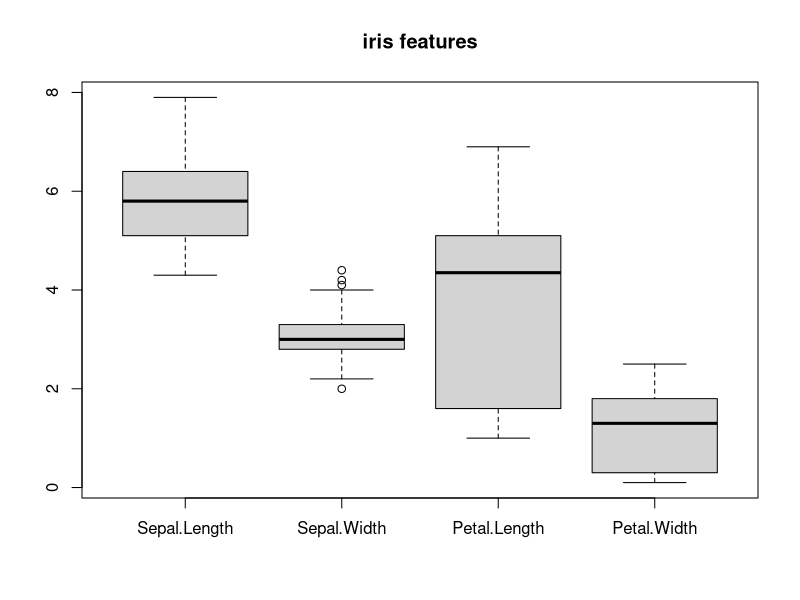
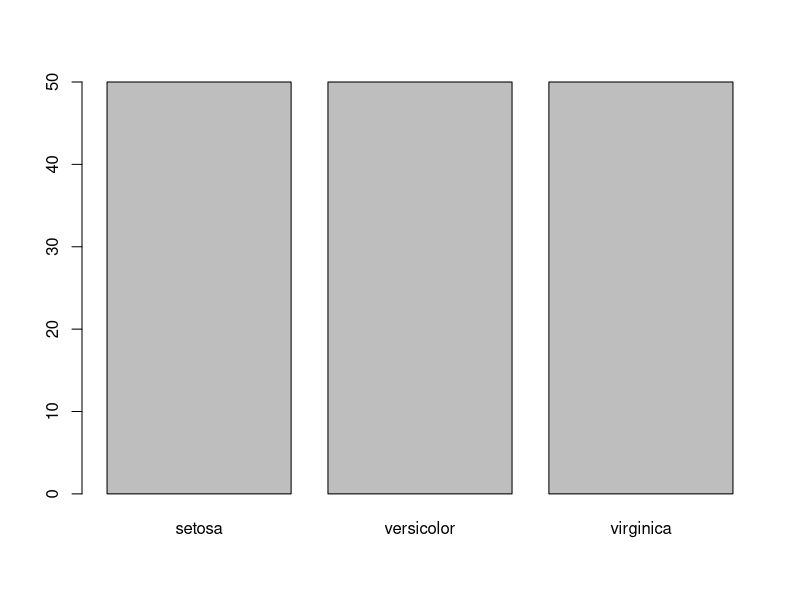
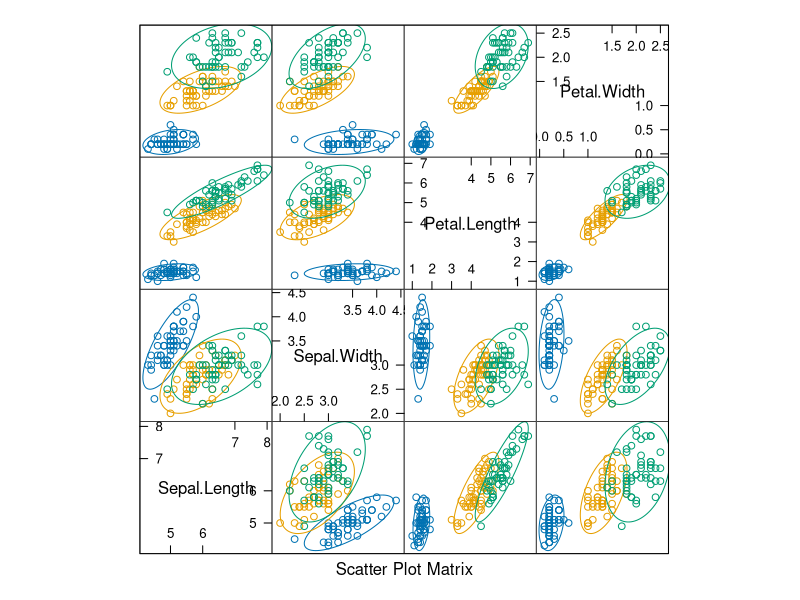
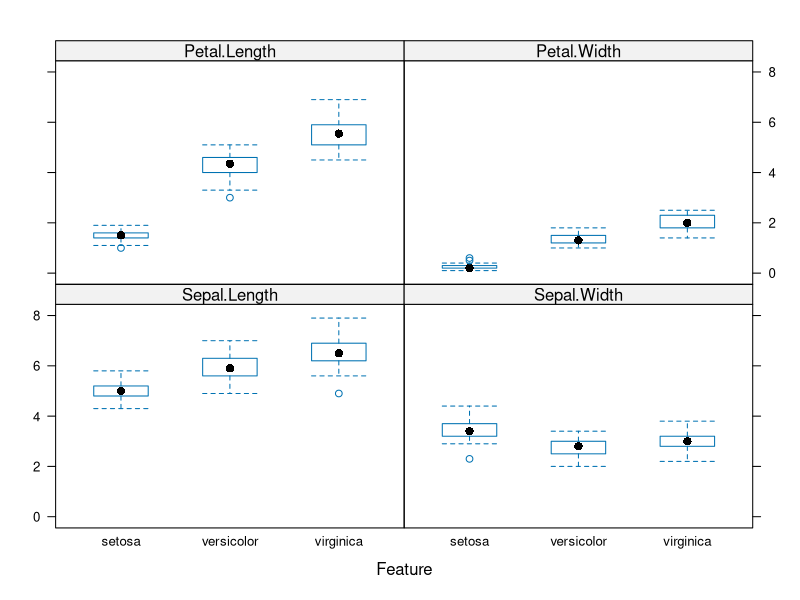
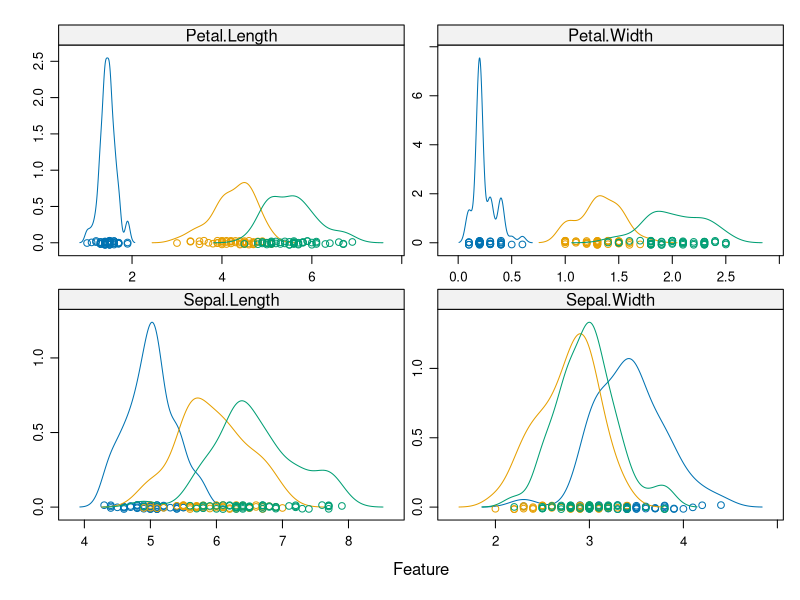

Source code (R) for these figures, in order: (Note: this script raises an error after producing the figures.)
##########################################
#### Evaluating Classification Models ####
##########################################

library(caret)

## load data
iris.data <- iris

## separate x (features) & y (class labels)
X <- iris.data[,1:4] 
Y <- iris.data[,5]

## feature boxplots
boxplot(X, main="iris features")

## class label distributions
plot(Y)


## feature-class plots
featurePlot(x=X, y=Y, plot="ellipse")

featurePlot(x=X, y=Y, plot="box")

scales <- list(x=list(relation="free"), y=list(relation="free"))
featurePlot(x=X, y=Y, plot="density", scales=scales)

## train/test with cross validation

## split train/test
split.rat <- 0.7
train.indexes <- sample(150,split.rat*150)

train <- data[train.indexes,]
test <- data[-train.indexes,]

control <- trainControl(method="cv", number=20)
metric <- "Accuracy"

## train models
mod.rpart <- train(Species~., data=train, method="rpart", metric=metric, trControl=control)
mod.knn <- train(Species~., data=train, method="knn", metric=metric, trControl=control)
mod.rf <- train(Species~., data=train, method="rf", metric=metric, trControl=control)

## see results (accuracy)
results <- resamples(list(rpart=mod.rpart, knn=mod.knn, rf=mod.rf))
summary(results)


#####################
### kNN with Iris ###
#####################

split.rat <- 0.7
train.indexes <- sample(150,split.rat*150)

train <- data[train.indexes,]
test <- data[-train.indexes,]

mod.knn <- train(Species~., data=train, method="knn")

### 1 round cross-validation
knn.train.true <- train[,5]
knn.test.true <- test[,5]

knn.train.predicted <- predict(mod.knn,train[,-5])
knn.test.predicted <- predict(mod.knn,test[,-5])

train.cm = as.matrix(table(Actual = knn.train.true, Predicted = knn.train.predicted))
train.cm
train.accuracy <- sum(diag(train.cm))/nrow(train)
train.accuracy

test.cm = as.matrix(table(Actual = knn.test.true, Predicted = knn.test.predicted))
test.cm
test.accuracy <- sum(diag(test.cm))/nrow(test)
test.accuracy

### 10 round Monte Carlo cross-validation
n_iters <- 10
split.rat <- 0.7
accuracy.list <- list()

for (i in 1:n_iters) {
  
  train.indexes <- sample(150,split.rat*150)
  
  train <- data[train.indexes,]
  test <- data[-train.indexes,]
  
  knn.test.predicted <- test[,5]
  
  mod.knn <- train(Species~., data=train, method="knn")
  
  knn.test.predicted <- predict(mod.knn,test[,-5])
  
  test.cm = as.matrix(table(Actual = knn.test.true, Predicted = knn.test.predicted))
  
  test.accuracy <- sum(diag(test.cm))/nrow(test)
  
  accuracy.list[[i]] <- test.accuracy
  
}


test.accuracy.avg <- mean(as.numeric(accuracy.list))
test.accuracy.avg



###########################
### Precision/Recall/F1 ###
###########################

split.rat <- 0.7
train.indexes <- sample(150,split.rat*150)

train <- data[train.indexes,]
test <- data[-train.indexes,]

mod.knn <- train(Species~., data=train, method="knn")

knn.predicted <- predict(mod.knn,test[,-5])

cm <- as.matrix(table(Actual = test[,5], Predicted = knn.predicted))

n = sum(cm) # number of instances
nc = nrow(cm) # number of classes
diag = diag(cm) # number of correctly classified instances per class 
rowsums = apply(cm, 1, sum) # number of instances per class
colsums = apply(cm, 2, sum) # number of predictions per class
p = rowsums / n # distribution of instances over the actual classes
q = colsums / n # distribution of instances over the predicted 

accuracy = sum(diag)/n
accuracy

precision = diag / colsums
recall = diag / rowsums 
f1 = 2 * precision * recall / (precision + recall) 


data.frame(recall, precision, f1)


##########################################################
